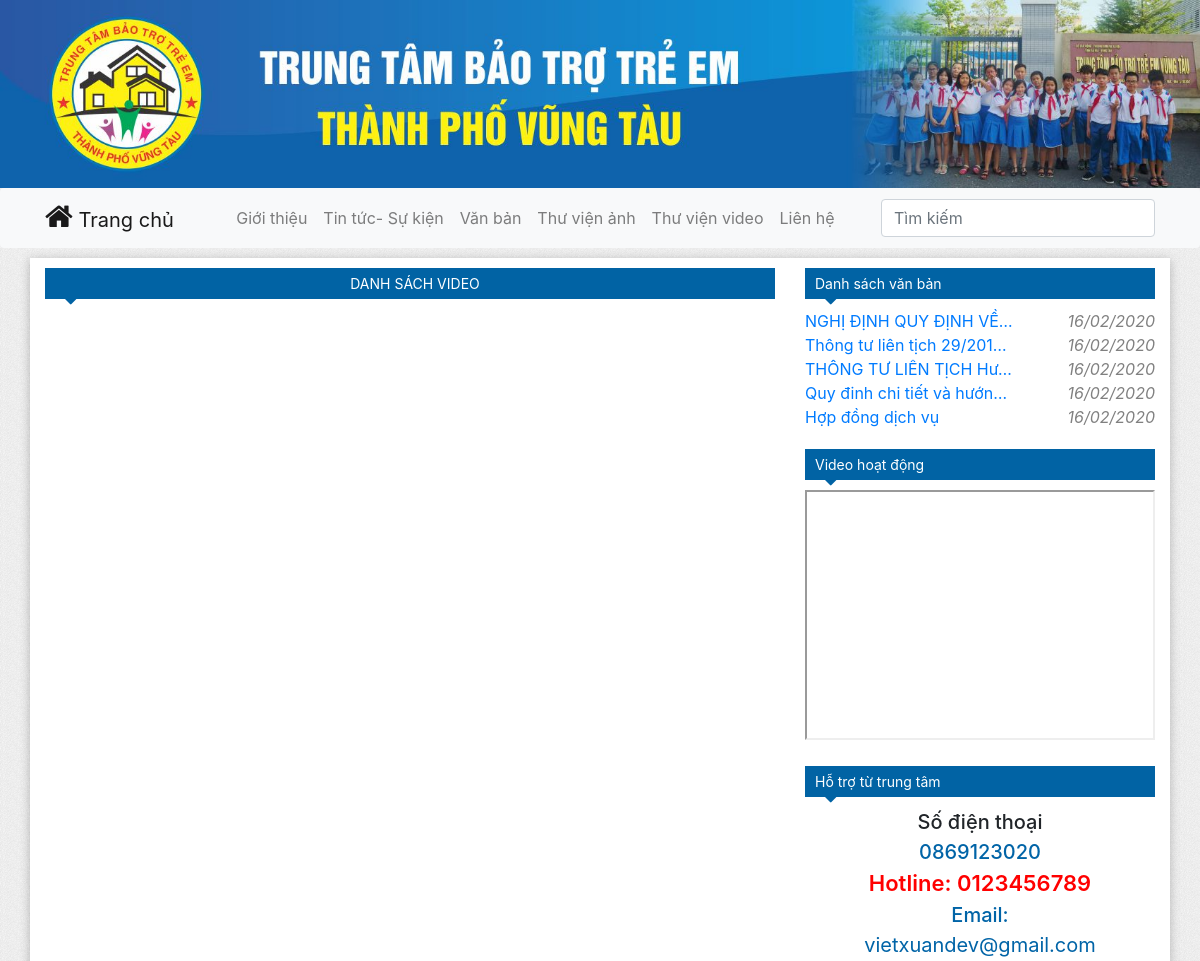
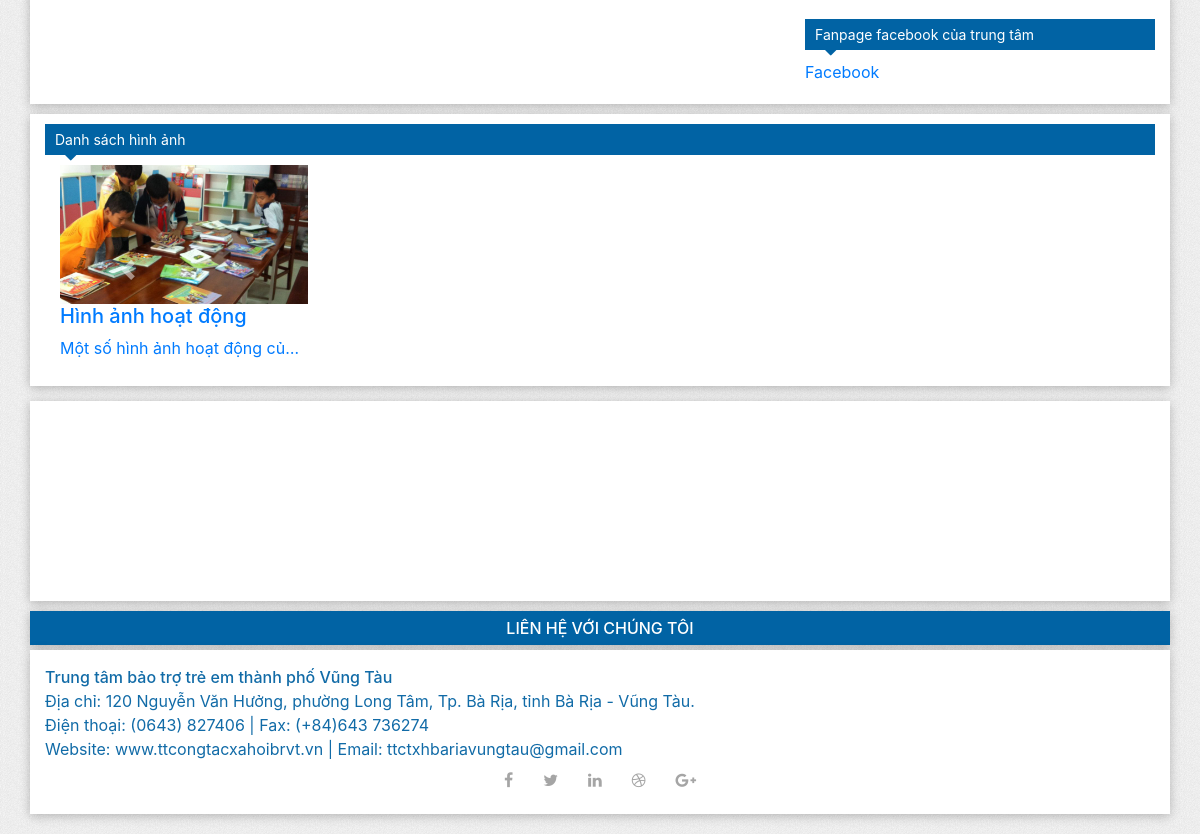
The app's page /blog/video-list/ with its own data (2 pictures, top to bottom).
### blog/models.py (models this page shows, shortened)
class PostFile(models.Model):
    author = models.ForeignKey(get_user_model(), on_delete=models.CASCADE)
    number = models.CharField(max_length=200, default='')
    name = models.CharField(max_length=200, default='')
    file = models.FileField()
    created_date = models.DateTimeField(default=timezone.now)

class PostImage(models.Model):
    author = models.ForeignKey(get_user_model(), on_delete=models.CASCADE)
    title = models.CharField(max_length=200)
    description = models.CharField(max_length=500, blank=True)
    created_date = models.DateTimeField(default=timezone.now)
    def default_image(self):
        return Image.objects.filter(post_image=self).first()

class Image(models.Model):
    post_image = models.ForeignKey(PostImage, on_delete=models.CASCADE)
    image = models.ImageField()

### blog/views.py (the view)
# urls.py: path('video-list/', views.video_list, name='video-list'),
def video_list(request):
    posts_page = PostVideo.objects.all().order_by('-created_date')
    page = request.GET.get('page', 1)
    paginator = Paginator(posts_page, 3)
    try:
        posts = paginator.page(page)
    except PageNotAnInteger:
        posts = paginator.page(1)
    except EmptyPage:
        posts = paginator.page(paginator.num_pages)
    files = PostFile.objects.all().order_by('-created_date')[:5]
    images = PostImage.objects.all().order_by('-created_date')[:8]
    return render(request, 'blog/video-list.html', {'posts': posts, 'files': files, 'images': images})

### templates/blog/video-list.html (shortened to what this page needs)
{% extends 'base.html' %}
{% load static %}
{% block name %}Danh sách video{% endblock %}
{% block base %}
    <div class="pagination-bottom">
    </div>
{% endblock %}

### templates/base.html (shortened to what this page needs)
<!doctype html>
<html lang="en">
<head>
    {% load static %}
    <link rel="stylesheet" href="https://stackpath.bootstrapcdn.com/bootstrap/4.3.1/css/bootstrap.min.css"
>
    <link rel="stylesheet" href="https://maxcdn.bootstrapcdn.com/font-awesome/4.7.0/css/font-awesome.min.css">
    <link rel="stylesheet" href="{% static 'css/style.css' %}">
</head>
<body>
<div id="header">
    <img class="image-header" src="{% static 'images/header.jpg' %}">
    <nav class="navbar navbar-expand-lg navbar-light bg-light rounded">
        <div class="container"><a class="navbar-brand" href="{% url 'home:index' %}"><i
                class="icon-home fa fa-home"></i> Trang chủ</a>
            <div class="collapse navbar-collapse" id="navbarsExample09">
                <ul class="navbar-nav m-auto">
                    <li class="nav-item">
                        <a class="nav-link" href="{% url 'home:about' %}">Giới thiệu</a>
                    </li>
                    <li class="nav-item">
                        <a class="nav-link" href="#">Tin tức- Sự kiện</a>
                    </li>
                    <li class="nav-item">
                        <a class="nav-link" href="{% url 'blog:file-list' %}">Văn bản</a>
                    </li>
                    <li class="nav-item">
                        <a class="nav-link" href="{% url 'blog:image-list' %}">Thư viện ảnh</a>
                    </li>
                    <li class="nav-item">
                        <a class="nav-link" href="{% url 'blog:video-list' %}">Thư viện video</a>
                    </li>
                    <li class="nav-item">
                        <a href="{% url 'blog:file-list' %}" class="nav-link test">Liên hệ</a>
                    </li>
                </ul>
                <form class="form-inline my-2 my-md-0">
                    <input class="form-control" type="text" placeholder="Tìm kiếm" aria-label="Search">
                </form>
            </div>
        </div>
    </nav>
</div>
<div id="main">
    <div class="container main">
        <div class="row">
            <div class="col-md-8 left">
            <a href="{% block url %} {% endblock %}" class="arrow-title">{% block name %} {% endblock %}</a>
                {% block base %}
                {% endblock %}
            </div>
            <div class="col-md-4 right">
                <div class="item-right">
                    <a href="{% url 'blog:file-list' %}" class="arrow-title">Danh sách văn bản</a>
                    <ul class="files">
                        {% for file in files %}
                            <li class="file-item" style="display: flex">
                                <div style="width: 60%">
                                    <a class="file-title" href="{{ file.file.url }}">{{ file.name }}</a>
                                </div>
                                <div style="width: 40%">
                                    <div class="date">{{ file.created_date|date:"d/m/Y" }}</div>
                                </div>
                            </li>
                        {% endfor %}
                    </ul>
                </div>
                <div class="item-right">
                    <a href="{% url 'blog:video-list' %}" class="arrow-title">Video hoạt động</a>
                    <iframe
                            src="https://www.youtube.com/embed/tgbNymZ7vqY">
                    </iframe>
                </div>
                <div class="item-right">
                    <a href="#" class="arrow-title">Hỗ trợ từ trung tâm</a>
                    <div class="content" style="text-align: center">
                        <div style="font-size: 20px; font-weight: 500">Số điện thoại</div>
                        <div style="font-size: 20px; font-weight: 500; color: rgb(1, 100, 167);">0869123020</div>
                        <div style="font-size: 22px; font-weight: 600; color: red">Hotline: 0123456789</div>
                        <div style="font-size: 20px; font-weight: 500; color: rgb(1, 100, 167)">Email:</div>
                        <div style="font-size: 20px; color: rgb(1, 100, 167)">vietxuandev@gmail.com</div>
                    </div>
                </div>
                <div class="item-right">
                    <a href="https://www.facebook.com/VietXuanDev" class="arrow-title">Fanpage facebook của trung
                        tâm</a>
                    <div class="fb-page" data-href="https://www.facebook.com/facebook" data-tabs="timeline"
                         data-width="500"
                         data-height="300" data-small-header="false" data-adapt-container-width="true"
                         data-hide-cover="false" data-show-facepile="true">
                        <blockquote cite="https://www.facebook.com/facebook" class="fb-xfbml-parse-ignore"><a
                                href="https://www.facebook.com/facebook">Facebook</a></blockquote>
                    </div>
                </div>
            </div>
        </div>
    </div>
</div>
<div class="image-list container">
    <a href="{% url 'blog:image-list' %}" class="arrow-title">Danh sách hình ảnh</a>
    <div id="carousel-example" class="carousel slide" data-ride="carousel">
        <div class="carousel-inner row w-100 mx-auto" role="listbox">
            {% for image in images %}
                <a href="{% url 'blog:image-detail' %}?id={{ image.id }}"
                   class="carousel-item col-12 col-sm-6 col-md-4 col-lg-3 {% if image == images.0 %} active {% endif %}">
                    <div class="full-image">
                        <img src="{{ image.default_image.image.url }}" class="img-fluid mx-auto d-block" alt="img1">
                    </div>
                    <h5 class="title">{{ image.title }}</h5>
                    <p class="description">{{ image.description }}</p>
                </a>
            {% endfor %}
        </div>
        <div>
            <a class="carousel-control-prev" href="#carousel-example" role="button" data-slide="prev">
                <span class="carousel-control-prev-icon" aria-hidden="true"></span>
            </a>
            <a class="carousel-control-next" href="#carousel-example" role="button" data-slide="next">
                <span class="carousel-control-next-icon" aria-hidden="true"></span>
            </a>
        </div>
    </div>
</div>
<div id="footer">
    <div class="container footer">
        <div id="gmap" class="contact-map">
            <iframe src="https://maps.google.com/maps?q=Trung tâm bảo trợ trẻ em vũng tàu&t=&z=13&ie=UTF8&iwloc=&output=embed"
                    frameborder="0"
                    style="apsborder:0" allowfullscreen></iframe>
        </div>
    </div>
    <div class="contact-title container">Liên hệ với chúng tôi</div>
    <div class="contact container">
        <div class="footer-name">Trung tâm bảo trợ trẻ em thành phố Vũng Tàu</div>
        <div class="footer-content">Địa chỉ: 120 Nguyễn Văn Hưởng, phường Long Tâm, Tp. Bà Rịa, tỉnh Bà Rịa - Vũng
            Tàu.
        </div>
        <div class="footer-content">Điện thoại: (0643) 827406 | Fax: (+84)643 736274</div>
        <div class="footer-content">Website: www.ttcongtacxahoibrvt.vn | Email: ttctxhbariavungtau@gmail.com</div>
        <div class="social-contact">
            <div class="social-icons">
                <ul class="nav nav-pills">
                    <li class="nav-item"><a href="#" class="nav-link"><i class="fa fa-facebook"></i></a>
                    </li>
                    <li class="nav-item"><a href="#" class="nav-link"><i class="fa fa-twitter"></i></a></li>
                    <li class="nav-item"><a href="#" class="nav-link"><i class="fa fa-linkedin"></i></a>
                    </li>
                    <li class="nav-item"><a href="#" class="nav-link"><i class="fa fa-dribbble"></i></a>
                    </li>
                    <li class="nav-item"><a href="#" class="nav-link"><i class="fa fa-google-plus"></i></a>
                    </li>
                </ul>
            </div>
        </div>
    </div>
</div>
</body>
</html>

### static/css/style.css (style rules this page uses)
body { background-image: url("../images/bg.gif"); }
.main { margin-top: 10px; background-color: white; box-shadow: 0 2px 10px rgba(0, 0, 0, .25); margin-bottom: 10px; }
.footer { background-color: white; box-shadow: 0 2px 10px rgba(0, 0, 0, .25); padding: 0; margin-bottom: 10px; }
.image-header { width: 100%; }
.nav-item { position: relative; display: inline-block; }
.contact-map { width: 100%; height: 200px; }
.contact-map iframe { width: 100%; height: 100%; }
.contact { color: #116ba7; background-color: white; box-shadow: 0 2px 10px rgba(0, 0, 0, .25); padding: 15px; margin-bottom: 20px; }
.contact .footer-name { font-weight: 500; }
.icon-home::before { font-size: 30px; color: rgba(0, 0, 0, .9); }
.arrow-title { display: block; position: relative; background-color: #0163a4; padding: 5px 0 5px 10px; width: 100%; color: white; font-size: 14px; margin: 0; cursor: pointer; margin-bottom: 10px; }
.arrow-title::before { color: #0163a4; content: "\f0d7"; font-family: FontAwesome; left: 20px; top: 18px; height: 0; width: 0; position: absolute; font-size: 20px; }
.main .left .arrow-title { text-transform: uppercase; text-align: center; margin-top: 10px; }
a.arrow-title { color: white; }
.carousel-item { max-height: 250px; }
.carousel-item img { height: auto; width: 100%; }
.item-right { margin-top: 10px; margin-bottom: 20px; }
.contact-title { background-color: #0163a4; color: white; font-weight: 500; box-shadow: 0 2px 10px rgba(0, 0, 0, .25); margin-bottom: 5px; text-align: center; text-transform: uppercase; padding: 5px; }
.item-right iframe { width: 100%; height: 250px; }
.date { font-style: italic; bottom: 15px; text-align: right; color: grey; }
.social-contact .social-icons ul li a { border: 0 none; border-radius: 0; color: #a5a5a5; padding: 0px; }
.social-contact .social-icons ul li { display: inline-block; }
.social-contact .social-icons ul li a i { padding: 11px 15px; transition: all 0.9s ease 0s; -moz-transition: all 0.9s ease 0s; -webkit-transition: all 0.9s ease 0s; -o-transition: all 0.9s ease 0s; }
.social-contact { margin-left: auto; margin-right: auto; display: table; }
@media (min-width: 576px) { .carousel-item { margin-right: 0; } }
@media (min-width: 576px) { .carousel-inner .carousel-item.active:not(.carousel-item-right):not(.carousel-item-left), .carousel-inner .carousel-item.active:not(.carousel-item-right):not(.carousel-item-left) + .carousel-item { transition: none; } }
.image-list { background-color: white; box-shadow: 0 2px 10px rgba(0, 0, 0, .25); margin-bottom: 15px; padding: 10px 15px; }
#carousel-example { z-index: 1; }
.carousel-item p { white-space: nowrap; width: 100%; overflow: hidden; text-overflow: ellipsis; }
.full-image { position: relative; width: 100%; overflow: hidden; padding-bottom: 56.2%; }
.full-image img { width: 100%; height: auto; position: absolute; top: 0; bottom: 0; left: 0; right: 0; margin: auto; position: absolute; }
a { display: block; }
.file-title { width: 100%; overflow: hidden; white-space: nowrap; text-overflow: ellipsis; }
.pagination-bottom { padding-bottom: 10px; left: 50%; position: absolute; bottom: 0; transform: translateX(-50%); }
.files { padding-left: 0; }

### records on screen
PostFile: name "NGHỊ ĐỊNH QUY ĐỊNH VỀ…", created_date "16/02/2020"
PostFile: name "Thông tư liên tịch 29/201…", created_date "16/02/2020"
PostFile: name "THÔNG TƯ LIÊN TỊCH Hư…", created_date "16/02/2020"
PostFile: name "Quy đinh chi tiết và hướn…", created_date "16/02/2020"
PostFile: name "Hợp đồng dịch vụ", created_date "16/02/2020"
PostImage: default_image.image (picture), title "Hình ảnh hoạt động", description "Một số hình ảnh hoạt động của…"
